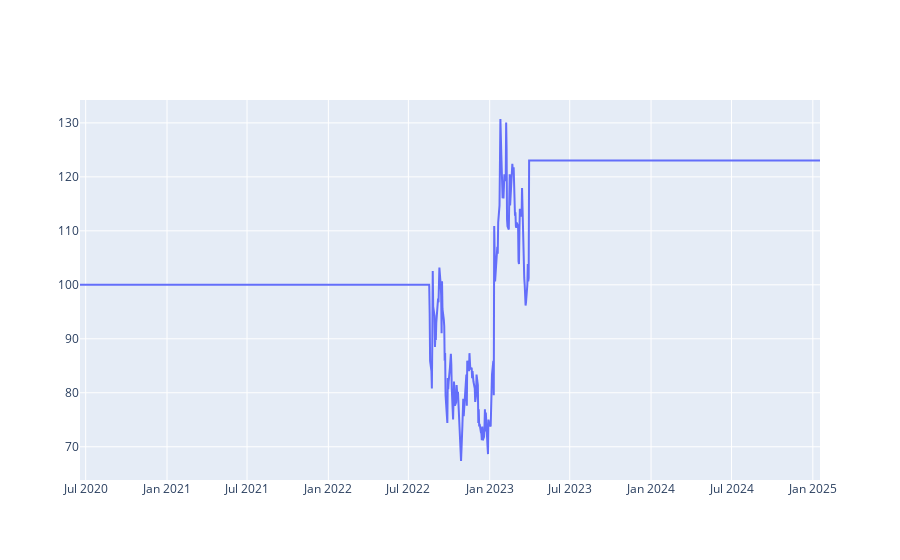

The notebook cell this image was saved under:
### Code cell
fig = go.Figure()

fig.add_trace(go.Scatter(x=raw_bngo['timestamp'], y=raw_bngo['total'], mode='lines', name='Close'))
fig.show()

### Figure 1 — Plotly figure (JSON) as saved in the notebook; plotly's stock layout.template omitted (floating-point values rounded to 4 significant figures; data arrays with more than 128 entries replaced by an {"elided": "..."} marker saying what was removed)
{"data": [{"mode": "lines", "name": "Close", "type": "scatter", "x": {"elided": "1153 str values"}, "y": {"elided": "1153 float values"}}], "layout": {}}
